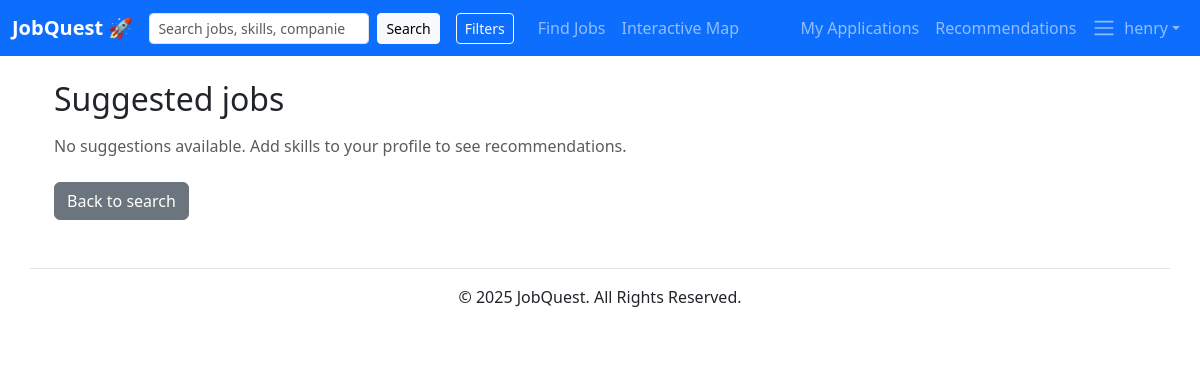
/search/suggested/ (signed in), run on an earlier commit of the app's database.
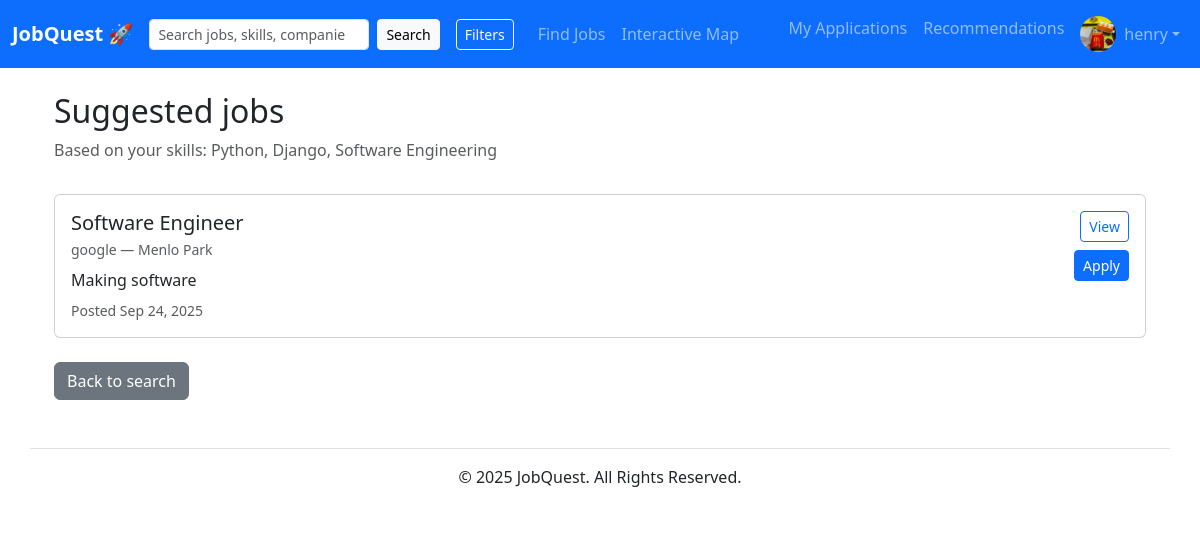
And on a later commit of the database.
### accounts/models.py (models this page shows, shortened)
class Profile(models.Model):
	user = models.OneToOneField(settings.AUTH_USER_MODEL, on_delete=models.CASCADE)
	headline = models.CharField(max_length=200, blank=True)
	bio = models.TextField(blank=True)
	skills = models.TextField(blank=True, help_text="Comma-separated list of skills")
	experience = models.TextField(blank=True, help_text="Work experience / summary")
	education = models.TextField(blank=True)
	github = models.URLField(blank=True)
	linkedin = models.URLField(blank=True)
	website = models.URLField(blank=True)
	avatar = models.ImageField(upload_to='avatars/', blank=True, null=True)
	is_recruiter = models.BooleanField(default=False)
	company = models.CharField(max_length=200, blank=True)
	desired_positions = models.TextField(blank=True, help_text="Comma-separated desired positions")
	desired_companies = models.TextField(blank=True, help_text="Comma-separated desired companies")
	phone = models.CharField(max_length=40, blank=True)
	headline_visible = models.BooleanField(default=True)
	bio_visible = models.BooleanField(default=True)
	skills_visible = models.BooleanField(default=True)
	experience_visible = models.BooleanField(default=True)
	education_visible = models.BooleanField(default=True)
	links_visible = models.BooleanField(default=True)
	company_visible = models.BooleanField(default=True)
	desired_positions_visible = models.BooleanField(default=True)
	desired_companies_visible = models.BooleanField(default=True)
	phone_visible = models.BooleanField(default=False)
	email_visible = models.BooleanField(default=False)

### jobs/models.py (models this page shows, shortened)
class Job(models.Model):
	title = models.CharField(max_length=255)
	company = models.CharField(max_length=255, blank=True)
	location = models.CharField(max_length=255, blank=True)
	description = models.TextField(blank=True)
	posted_at = models.DateTimeField(default=timezone.now)
	latitude = models.FloatField(null=True, blank=True)
	longitude = models.FloatField(null=True, blank=True)
	salary_min = models.IntegerField(null=True, blank=True)
	salary_max = models.IntegerField(null=True, blank=True)
	VISA_CHOICES = [
		('none', 'None'),
		('sponsor', 'Sponsorship available'),
	]
	visa_sponsorship = models.CharField(max_length=32, choices=VISA_CHOICES, default='none')
	owner = models.ForeignKey(User, on_delete=models.CASCADE, related_name="jobs", null=True, blank=True)

### jobs/views.py (the view)
# urls.py: path("suggested/", views.suggest_jobs, name="suggested_jobs"),
@login_required
def suggest_jobs(request):
    profile = getattr(request.user, "profile", None)
    if not profile or profile.is_recruiter:
        return redirect("jobs:search")
    skills_str = profile.skills or ""
    skills = [s.strip() for s in skills_str.split(",") if s.strip()]
    if not skills:
        jobs = Job.objects.none()
    else:
        query = Q()
        for skill in skills:
            words = skill.split()
            for word in words:
                query |= (
                    Q(title__icontains=word) |
                    Q(description__icontains=word) |
                    Q(company__icontains=word)
                )
        jobs = Job.objects.filter(query).order_by("-posted_at").distinct()
    return render(request, "jobs/suggested_jobs.html", {"jobs": jobs, "skills": skills})

### accounts/context_processors.py (called while the page is built)
def user_profile(request):
    user = getattr(request, 'user', None)
    profile = None
    if user and user.is_authenticated:
        try:
            profile = user.profile
        except Exception:
            profile = None
    return {'user_profile': profile}

### jobs/templates/jobs/suggested_jobs.html
{% extends 'base.html' %}
{% block content %}
<div class="container mt-4">
  <h2>Suggested jobs</h2>
  {% if skills %}
    <p class="text-muted">Based on your skills: {{ skills|join:", " }}</p>
  {% endif %}
  {% if jobs %}
    <div class="row gy-3 mt-3">
      {% for job in jobs %}
        <div class="col-12">
          <div class="card">
            <div class="card-body d-flex justify-content-between align-items-start">
              <div>
                <h5 class="mb-1">{{ job.title }}</h5>
                <div class="text-muted small">{{ job.company }} — {{ job.location }}</div>
                <p class="mt-2 mb-0 text-truncate" style="max-height:3.6em; overflow:hidden;">{{ job.description }}</p>
                <div class="text-muted small mt-2">Posted {{ job.posted_at|date:"M d, Y" }}</div>
              </div>
              <div class="ms-3 d-flex flex-column align-items-end">
                <a href="{% url 'jobs:job_detail' job.pk %}" class="btn btn-outline-primary btn-sm mb-2">View</a>
                <a href="{% url 'jobs:apply' job.pk %}" class="btn btn-primary btn-sm">Apply</a>
              </div>
            </div>
          </div>
        </div>
      {% endfor %}
    </div>
  {% else %}
    <p class="text-muted mt-3">No suggestions available. Add skills to your profile to see recommendations.</p>
  {% endif %}
  <div class="mt-4">
    <a href="{% url 'jobs:search' %}" class="btn btn-secondary">Back to search</a>
  </div>
</div>
{% endblock %}

### linkedout/templates/base.html (shortened to what this page needs)
{% load static %}
<!DOCTYPE html>
<html lang="en">
<head>
    <link href="https://cdn.jsdelivr.net/npm/bootstrap@5.3.2/dist/css/bootstrap.min.css" rel="stylesheet">
</head>
<body>
    <nav class="navbar navbar-expand-lg navbar-dark bg-primary">
        <div class="container-fluid">
            <a class="navbar-brand fw-bold" href="/">JobQuest 🚀</a>
            <div class="collapse navbar-collapse" id="navbarNav">
                <ul class="navbar-nav me-auto mb-2 mb-lg-0 align-items-center">
                    <li class="nav-item me-3">
                        <form class="d-flex" role="search" method="get" action="/search/">
                          <input class="form-control form-control-sm" type="search" placeholder="Search jobs, skills, companies" aria-label="Search" name="q">
                          <button class="btn btn-sm btn-light ms-2" type="submit">Search</button>
                        </form>
                    </li>
                    <li class="nav-item me-3">
                        <button class="btn btn-outline-light btn-sm" type="button" data-bs-toggle="offcanvas" data-bs-target="#filterOffcanvas" aria-controls="filterOffcanvas">Filters</button>
                    </li>
                    <li class="nav-item">
                        <a class="nav-link" href="{% url 'jobs:search' %}">Find Jobs</a> </li>
                    <li class="nav-item">
                        <a class="nav-link" href="{% url 'jobs:interactive_map' %}">Interactive Map</a> </li>
                </ul>
                <ul class="navbar-nav">
                    {% if user.is_authenticated %}
                        {% if user_profile and user_profile.is_recruiter %}
                            <li class="nav-item"><a href="{% url 'jobs:post_job' %}" class="nav-link">Post a Job</a></li>
                            <li class="nav-item"><a href="{% url 'jobs:my_postings' %}" class="nav-link">My Postings</a></li>
                            <li class="nav-item"><a href="{% url 'jobs:recruiter_applications' %}" class="nav-link">My Applications</a></li>
                        {% else %}
                            <li class="nav-item"><a href="{% url 'jobs:my_applications' %}" class="nav-link">My Applications</a></li>
                            <li class="nav-item"><a href="#" class="nav-link">Recommendations</a></li>
                        {% endif %}
                        <li class="nav-item dropdown">
                            <a class="nav-link dropdown-toggle d-flex align-items-center" href="#" role="button" data-bs-toggle="dropdown" aria-expanded="false">
                                {% if user_profile and user_profile.avatar %}
                                    <img src="{{ user_profile.avatar.url }}" alt="avatar" class="rounded-circle me-2" style="width:36px; height:36px; object-fit:cover;">
                                {% else %}
                                    <span class="navbar-toggler-icon me-2"></span>
                                {% endif %}
                                <span class="d-none d-lg-inline">{{ user.username }}</span>
                            </a>
                        </li>
                    {% endif %}
                </ul>
            </div>
        </div>
    </nav>
    <main class="container mt-4">
        {% block content %}
        {% endblock %}
    </main>
    <footer class="container text-center mt-5 py-3 border-top">
        <p>&copy; {% now "Y" %} JobQuest. All Rights Reserved.</p>
    </footer>
</body>
</html>

What changed in the data, as far as the page shows it:
now on this page (row edited): Profile: avatar (picture), skills "Python, Django, Software Engineering"
now on this page (row unchanged): Job: title "Software Engineer", company "google", location "Menlo Park", description "Making software", posted_at "Sep 24, 2025"
Also different on the page:
text no longer shown: "No suggestions available. Add skills to your profile to see recommendations."
text now shown: "Based on your skills:"
